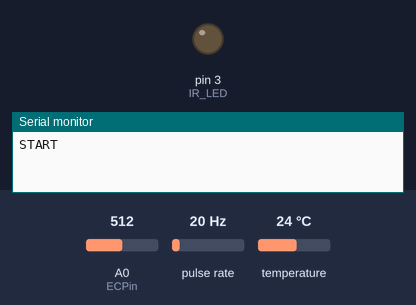
Simulated run of this sketch. Board: Arduino Uno, built with avr-gcc and run on an emulated ATmega328P. Parts: output pins drawn as LEDs (lit = HIGH), the last lines printed to the serial monitor. Wiring (inferred from the names in the program): pulse sensor: data pin 2. The inputs (shaded band) are chosen by the test bench; at power-on: A0 (ECPin) = 512, pulse rate 20 Hz, temperature 24 °C. Pins used as bus, display or sensor lines are not drawn.

Above: at 0.6 s.
At 4.6 s:
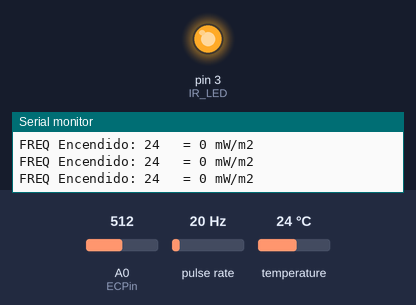
Timing chart, 0 to 18.9 s (numbered marks = the images above):
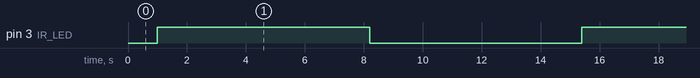

The sketch:

programa.ino
```cpp
//************************Librerias necesarias******************************
#include <OneWire.h>
#include <DallasTemperature.h>

//***********************Puertos de los sensores****************************

#define TSL_FREQ  2 //Sensor de luz
#define IR_LED    3 //Alimentacion del LED
int ECPin = A0;     //Puerto de medida del conductimetro
int ECPower = A4;    //Puerto de alimentacion del conductimetro
#define ONE_WIRE_BUS 5 //Puerto del sensor de temperatura


//***********************Variables del conductimetro*************************
float R1 = 15000;       //Resistencia del divisor de tension
int Ra = 25;           //Resistencia de entrada de los pines de la Arduino
float PPMconversion = 0.64;  //Valor europeo ppm
//float PPMconversion = 0.5; //Valor USA ppm
//float PPMconversion = 0.7; //Valor Australia ppm
float TemperatureCoef = 0.019;
float K = 0.72; //Constante de celula calculado en la calibracion
float Temperature = 10;
float EC = 0;
float EC25 = 0;
float ppm = 0;
float raw = 0;
float Vin = 5;
float Vdrop = 0;
float Rc = 0;
float buffer = 0;
OneWire oneWire(ONE_WIRE_BUS);// Setup a oneWire instance to communicate with any OneWire devices
DallasTemperature sensors(&oneWire);

//*************************Variables de turbidimetro*************************
volatile unsigned long cnt = 0;
unsigned long oldcnt = 0;
unsigned long t = 0;
unsigned long last;
boolean flag = true;
int contador = 0;
float suma = 0;
long low = 1000000, high = 0;
float mediaEncendido = 0, mediaApagado = 0;
unsigned long MediaTotal = 0,NTU = 0;
float NTU_final = 0, MediaTotal_final=0;


//Constantes
#define n_muestras 6


void irq1()
{
  cnt++;
}

///////////////////////////////////////////////////////////////////
//
// SETUP
//
void setup()
{
  Serial.begin(115200);
  Serial.println("START");
  pinMode(TSL_FREQ, INPUT);
  pinMode(IR_LED, OUTPUT);
  attachInterrupt(0, irq1, RISING);
  pinMode(ECPin, INPUT);
  pinMode(ECPower, OUTPUT);
  delay(100);// gives sensor time to settle
  sensors.begin();
  delay(100);
  R1 = (R1 + Ra);
}

///////////////////////////////////////////////////////////////////
//
// MAIN LOOP
//
void loop()
{

  //Medidas con el LED encendido
  if ((millis() - last >= 1000)&flag==true)
  {
    digitalWrite(IR_LED, HIGH); //Encender el LED
    delay(200);
    last = millis();
    t = cnt;
    unsigned long hz = t - oldcnt; //Calculo del numero de muestras en 1 seg
    Serial.print("FREQ Encendido: ");
    Serial.print(hz);
    Serial.print("\t = ");
    Serial.print((hz+50)/100);
    Serial.println(" mW/m2");
    if(hz > high){
        high = hz;
      }
     if(hz < low){
        low = hz;
     }
    oldcnt = t;
    suma += hz;
    contador++;
    if (contador==n_muestras){
      suma -= (low +high);
      mediaEncendido = ((suma/(contador-2))+50)/100; //Conversion a potencia y media
      flag = false;
      Serial.print("Media Encendido: ");
      Serial.print(mediaEncendido);
      Serial.println(" mW/m2");
      contador = 0;
      suma = 0;
      low = 1000000;
      high = 0;
    }
    //Medidas con el LED apagado
  }else if((millis() - last >= 1000)&(flag==false)){
    digitalWrite(IR_LED, LOW); //Apagar el LED
    delay(200);
    last = millis();
    t = cnt;
    unsigned long hz = t - oldcnt; //Calculo del numero de muestras en 1 seg
    Serial.print("FREQ Apagado: ");
    Serial.print(hz);
    Serial.print("\t = ");
    Serial.print((hz+50)/100);
    Serial.println(" mW/m2");
    if(hz > high){
        high = hz;
      }
      if(hz < low){
        low = hz;
      }
    suma += hz;
    oldcnt = t;
    contador++;
    if (contador==n_muestras){
      suma -= (low +high);
      mediaApagado = ((suma/(contador-2))+50)/100; //Conversion a potencia y media
      flag = true;
      Serial.print("Media Apagado: ");
      Serial.print(mediaApagado);  // +50 == rounding last digit
      Serial.println(" mW/m2");
      contador=0;
      suma=0;
      low = 1000000;
      high = 0;
      MediaTotal = mediaEncendido-mediaApagado;
      MediaTotal_final = MediaTotal*10000;

      //Calculo de la rectas

      if(MediaTotal > 109700)        {NTU = 15961*MediaTotal-16017900;}
      else if(MediaTotal > 99200)    {NTU = 9542*MediaTotal-8972800;}
      else                           {NTU = 3093*MediaTotal-2576300;}

      NTU_final = NTU/10000;
      Serial.print("NTU = ");
      Serial.println(NTU_final);
      GetEC();
      Serial.print("EC25: ");
      Serial.print((EC25*1000000), 2);
      Serial.println(" uS/cm  ");
      Serial.print(ppm, 7);
      Serial.println(" ppm  ");
      Serial.print(Temperature);
      Serial.println(" *C ");
    }

  }


}
  void GetEC() {


  //*****************Lectura del sensor de temperatura *******************//
  sensors.requestTemperatures();// Send the command to get temperatures
  Temperature = sensors.getTempCByIndex(0); //Stores Value in Variable


  //********************Medida de la resistividad *************************//
  digitalWrite(ECPower, HIGH);
  raw = analogRead(ECPin);
  raw = analogRead(ECPin); //Se hacen dos medidas pero escogemos la segunda
  digitalWrite(ECPower, LOW);


  //******************* Resistividad a conductividad ***********************//
  Vdrop = (Vin * raw) / 1024.0;
  Rc = (Vdrop * R1) / (Vin - Vdrop);
  Rc = Rc - Ra; //acounting for Digital Pin Resitance
  EC = K/Rc;


  //*************Compensating For Temperaure********************//
  EC25  =  EC / (1 + TemperatureCoef * (Temperature - 25.0));
  ppm = (EC25) * (PPMconversion * 1000);

}
// END OF FILE
```

Measured:
- by itself, pin 3 (IR_LED): alternates HIGH for 7.2 s and LOW for 7.2 s
